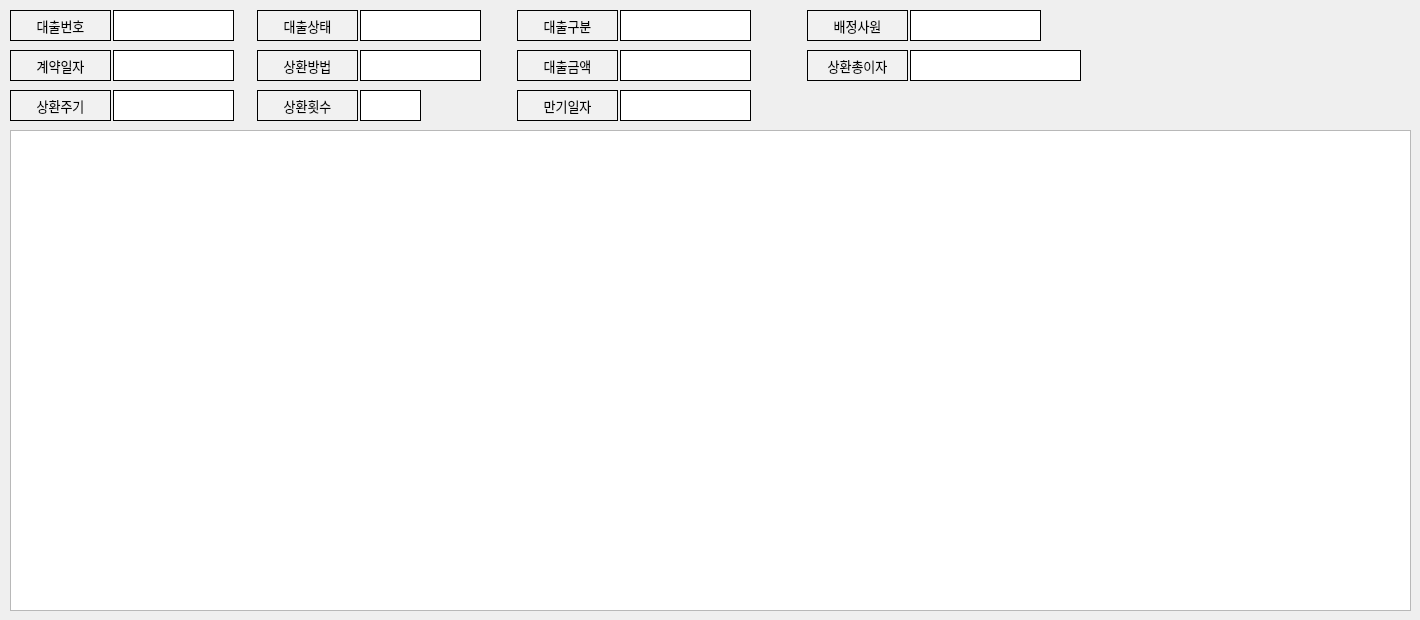
    <widget class="QWidget" name="tab_4">
     <attribute name="title">
      <string>담보관리</string>
     </attribute>
     <widget class="QLabel" name="label_74">
      <property name="geometry">
       <rect>
        <x>517</x>
        <y>10</y>
        <width>101</width>
        <height>31</height>
       </rect>
      </property>
      <property name="font">
       <font>
        <pointsize>10</pointsize>
       </font>
      </property>
      <property name="styleSheet">
       <string notr="true">background-color:rgb(241, 241, 241)</string>
      </property>
      <property name="frameShape">
       <enum>QFrame::Box</enum>
      </property>
      <property name="text">
       <string>대출구분</string>
      </property>
      <property name="alignment">
       <set>Qt::AlignCenter</set>
      </property>
     </widget>
     <widget class="QLabel" name="label_75">
      <property name="geometry">
       <rect>
        <x>517</x>
        <y>50</y>
        <width>101</width>
        <height>31</height>
       </rect>
      </property>
      <property name="font">
       <font>
        <pointsize>10</pointsize>
       </font>
      </property>
      <property name="styleSheet">
       <string notr="true">background-color:rgb(241, 241, 241)</string>
      </property>
      <property name="frameShape">
       <enum>QFrame::Box</enum>
      </property>
      <property name="text">
       <string>대출금액</string>
      </property>
      <property name="alignment">
       <set>Qt::AlignCenter</set>
      </property>
     </widget>
     <widget class="QLabel" name="label_76">
      <property name="geometry">
       <rect>
        <x>113</x>
        <y>50</y>
        <width>121</width>
        <height>31</height>
       </rect>
      </property>
      <property name="styleSheet">
       <string notr="true">background-color:rgb(255, 255, 255)
</string>
      </property>
      <property name="frameShape">
       <enum>QFrame::Box</enum>
      </property>
      <property name="text">
       <string/>
      </property>
     </widget>
     <widget class="QLabel" name="label_77">
      <property name="geometry">
       <rect>
        <x>257</x>
        <y>90</y>
        <width>101</width>
        <height>31</height>
       </rect>
      </property>
      <property name="font">
       <font>
        <pointsize>10</pointsize>
       </font>
      </property>
      <property name="styleSheet">
       <string notr="true">background-color:rgb(241, 241, 241)</string>
      </property>
      <property name="frameShape">
       <enum>QFrame::Box</enum>
      </property>
      <property name="text">
       <string>상환횟수</string>
      </property>
      <property name="alignment">
       <set>Qt::AlignCenter</set>
      </property>
     </widget>
     <widget class="QLabel" name="label_78">
      <property name="geometry">
       <rect>
        <x>807</x>
        <y>50</y>
        <width>101</width>
        <height>31</height>
       </rect>
      </property>
      <property name="font">
       <font>
        <pointsize>10</pointsize>
       </font>
      </property>
      <property name="styleSheet">
       <string notr="true">background-color:rgb(241, 241, 241)</string>
      </property>
      <property name="frameShape">
       <enum>QFrame::Box</enum>
      </property>
      <property name="text">
       <string>상환총이자</string>
      </property>
      <property name="alignment">
       <set>Qt::AlignCenter</set>
      </property>
     </widget>
     <widget class="QLabel" name="label_79">
      <property name="geometry">
       <rect>
        <x>807</x>
        <y>10</y>
        <width>101</width>
        <height>31</height>
       </rect>
      </property>
      <property name="font">
       <font>
        <pointsize>10</pointsize>
       </font>
      </property>
      <property name="styleSheet">
       <string notr="true">background-color:rgb(241, 241, 241)</string>
      </property>
      <property name="frameShape">
       <enum>QFrame::Box</enum>
      </property>
      <property name="text">
       <string>배정사원</string>
      </property>
      <property name="alignment">
       <set>Qt::AlignCenter</set>
      </property>
     </widget>
     <widget class="QLabel" name="label_80">
      <property name="geometry">
       <rect>
        <x>910</x>
        <y>10</y>
        <width>131</width>
        <height>31</height>
       </rect>
      </property>
      <property name="styleSheet">
       <string notr="true">background-color:rgb(255, 255, 255)
</string>
      </property>
      <property name="frameShape">
       <enum>QFrame::Box</enum>
      </property>
      <property name="text">
       <string/>
      </property>
     </widget>
     <widget class="QLabel" name="label_81">
      <property name="geometry">
       <rect>
        <x>10</x>
        <y>10</y>
        <width>101</width>
        <height>31</height>
       </rect>
      </property>
      <property name="font">
       <font>
        <pointsize>10</pointsize>
       </font>
      </property>
      <property name="styleSheet">
       <string notr="true">background-color:rgb(241, 241, 241)</string>
      </property>
      <property name="frameShape">
       <enum>QFrame::Box</enum>
      </property>
      <property name="text">
       <string>대출번호</string>
      </property>
      <property name="alignment">
       <set>Qt::AlignCenter</set>
      </property>
     </widget>
     <widget class="QLabel" name="label_82">
      <property name="geometry">
       <rect>
        <x>10</x>
        <y>90</y>
        <width>101</width>
        <height>31</height>
       </rect>
      </property>
      <property name="font">
       <font>
        <pointsize>10</pointsize>
       </font>
      </property>
      <property name="styleSheet">
       <string notr="true">background-color:rgb(241, 241, 241)</string>
      </property>
      <property name="frameShape">
       <enum>QFrame::Box</enum>
      </property>
      <property name="text">
       <string>상환주기</string>
      </property>
      <property name="alignment">
       <set>Qt::AlignCenter</set>
      </property>
     </widget>
     <widget class="QLabel" name="label_83">
      <property name="geometry">
       <rect>
        <x>113</x>
        <y>10</y>
        <width>121</width>
        <height>31</height>
       </rect>
      </property>
      <property name="styleSheet">
       <string notr="true">background-color:rgb(255, 255, 255)
</string>
      </property>
      <property name="frameShape">
       <enum>QFrame::Box</enum>
      </property>
      <property name="text">
       <string/>
      </property>
     </widget>
     <widget class="QLabel" name="label_84">
      <property name="geometry">
       <rect>
        <x>360</x>
        <y>90</y>
        <width>61</width>
        <height>31</height>
       </rect>
      </property>
      <property name="styleSheet">
       <string notr="true">background-color:rgb(255, 255, 255)
</string>
      </property>
      <property name="frameShape">
       <enum>QFrame::Box</enum>
      </property>
      <property name="text">
       <string/>
      </property>
     </widget>
     <widget class="QTableWidget" name="tableWidget_5">
      <property name="geometry">
       <rect>
        <x>10</x>
        <y>130</y>
        <width>1401</width>
        <height>481</height>
       </rect>
      </property>
      <property name="minimumSize">
       <size>
        <width>1251</width>
        <height>0</height>
       </size>
      </property>
      <attribute name="horizontalHeaderVisible">
       <bool>false</bool>
      </attribute>
      <attribute name="horizontalHeaderCascadingSectionResizes">
       <bool>false</bool>
      </attribute>
      <attribute name="horizontalHeaderDefaultSectionSize">
       <number>200</number>
      </attribute>
      <column>
       <property name="text">
        <string>담보종류</string>
       </property>
      </column>
      <column>
       <property name="text">
        <string>담보명</string>
       </property>
      </column>
      <column>
       <property name="text">
        <string>담보정보1</string>
       </property>
      </column>
      <column>
       <property name="text">
        <string>담보정보2</string>
       </property>
      </column>
      <column>
       <property name="text">
        <string>담보정보3</string>
       </property>
      </column>
      <column>
       <property name="text">
        <string>담보정보4</string>
       </property>
      </column>
     </widget>
     <widget class="QLabel" name="label_85">
      <property name="geometry">
       <rect>
        <x>360</x>
        <y>10</y>
        <width>121</width>
        <height>31</height>
       </rect>
      </property>
      <property name="styleSheet">
       <string notr="true">background-color:rgb(255, 255, 255)
</string>
      </property>
      <property name="frameShape">
       <enum>QFrame::Box</enum>
      </property>
      <property name="text">
       <string/>
      </property>
     </widget>
     <widget class="QLabel" name="label_86">
      <property name="geometry">
       <rect>
        <x>620</x>
        <y>10</y>
        <width>131</width>
        <height>31</height>
       </rect>
      </property>
      <property name="styleSheet">
       <string notr="true">background-color:rgb(255, 255, 255)
</string>
      </property>
      <property name="frameShape">
       <enum>QFrame::Box</enum>
      </property>
      <property name="text">
       <string/>
      </property>
     </widget>
     <widget class="QLabel" name="label_87">
      <property name="geometry">
       <rect>
        <x>257</x>
        <y>50</y>
        <width>101</width>
        <height>31</height>
       </rect>
      </property>
      <property name="font">
       <font>
        <pointsize>10</pointsize>
       </font>
      </property>
      <property name="styleSheet">
       <string notr="true">background-color:rgb(241, 241, 241)</string>
      </property>
      <property name="frameShape">
       <enum>QFrame::Box</enum>
      </property>
      <property name="text">
       <string>상환방법</string>
      </property>
      <property name="alignment">
       <set>Qt::AlignCenter</set>
      </property>
     </widget>
     <widget class="QLabel" name="label_88">
      <property name="geometry">
       <rect>
        <x>360</x>
        <y>50</y>
        <width>121</width>
        <height>31</height>
       </rect>
      </property>
      <property name="styleSheet">
       <string notr="true">background-color:rgb(255, 255, 255)
</string>
      </property>
      <property name="frameShape">
       <enum>QFrame::Box</enum>
      </property>
      <property name="text">
       <string/>
      </property>
     </widget>
     <widget class="QLabel" name="label_89">
      <property name="geometry">
       <rect>
        <x>620</x>
        <y>90</y>
        <width>131</width>
        <height>31</height>
       </rect>
      </property>
      <property name="styleSheet">
       <string notr="true">background-color:rgb(255, 255, 255)
</string>
      </property>
      <property name="frameShape">
       <enum>QFrame::Box</enum>
      </property>
      <property name="text">
       <string/>
      </property>
     </widget>
     <widget class="QLabel" name="label_90">
      <property name="geometry">
       <rect>
        <x>257</x>
        <y>10</y>
        <width>101</width>
        <height>31</height>
       </rect>
      </property>
      <property name="font">
       <font>
        <pointsize>10</pointsize>
       </font>
      </property>
      <property name="styleSheet">
       <string notr="true">background-color:rgb(241, 241, 241)</string>
      </property>
      <property name="frameShape">
       <enum>QFrame::Box</enum>
      </property>
      <property name="text">
       <string>대출상태</string>
      </property>
      <property name="alignment">
       <set>Qt::AlignCenter</set>
      </property>
     </widget>
     <widget class="QLabel" name="label_91">
      <property name="geometry">
       <rect>
        <x>10</x>
        <y>50</y>
        <width>101</width>
        <height>31</height>
       </rect>
      </property>
      <property name="font">
       <font>
        <pointsize>10</pointsize>
       </font>
      </property>
      <property name="styleSheet">
       <string notr="true">background-color:rgb(241, 241, 241)</string>
      </property>
      <property name="frameShape">
       <enum>QFrame::Box</enum>
      </property>
      <property name="text">
       <string>계약일자</string>
      </property>
      <property name="alignment">
       <set>Qt::AlignCenter</set>
      </property>
     </widget>
     <widget class="QLabel" name="label_92">
      <property name="geometry">
       <rect>
        <x>620</x>
        <y>50</y>
        <width>131</width>
        <height>31</height>
       </rect>
      </property>
      <property name="styleSheet">
       <string notr="true">background-color:rgb(255, 255, 255)
</string>
      </property>
      <property name="frameShape">
       <enum>QFrame::Box</enum>
      </property>
      <property name="text">
       <string/>
      </property>
     </widget>
     <widget class="QLabel" name="label_93">
      <property name="geometry">
       <rect>
        <x>517</x>
        <y>90</y>
        <width>101</width>
        <height>31</height>
       </rect>
      </property>
      <property name="font">
       <font>
        <pointsize>10</pointsize>
       </font>
      </property>
      <property name="styleSheet">
       <string notr="true">background-color:rgb(241, 241, 241)</string>
      </property>
      <property name="frameShape">
       <enum>QFrame::Box</enum>
      </property>
      <property name="text">
       <string>만기일자</string>
      </property>
      <property name="alignment">
       <set>Qt::AlignCenter</set>
      </property>
     </widget>
     <widget class="QLabel" name="label_94">
      <property name="geometry">
       <rect>
        <x>113</x>
        <y>90</y>
        <width>121</width>
        <height>31</height>
       </rect>
      </property>
      <property name="styleSheet">
       <string notr="true">background-color:rgb(255, 255, 255)
</string>
      </property>
      <property name="frameShape">
       <enum>QFrame::Box</enum>
      </property>
      <property name="text">
       <string/>
      </property>
     </widget>
     <widget class="QLabel" name="label_95">
      <property name="geometry">
       <rect>
        <x>910</x>
        <y>50</y>
        <width>171</width>
        <height>31</height>
       </rect>
      </property>
      <property name="styleSheet">
       <string notr="true">background-color:rgb(255, 255, 255)
</string>
      </property>
      <property name="frameShape">
       <enum>QFrame::Box</enum>
      </property>
      <property name="text">
       <string/>
      </property>
     </widget>
    </widget>
